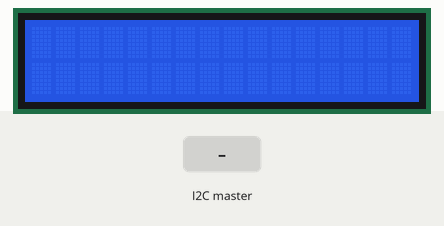
A sketch run on a simulated Arduino Uno, built with avr-gcc and run on an emulated ATmega328P. Parts: 16×2 character LCD. Inputs (shaded band) come from the test bench.

Above: at 1.2 s.
1.3 s: the I2C master sends the byte 1
2.8 s: the I2C master sends the byte 0
4.3 s: the I2C master sends the byte 2
5.8 s: the I2C master sends the byte 90
At 7.0 s:
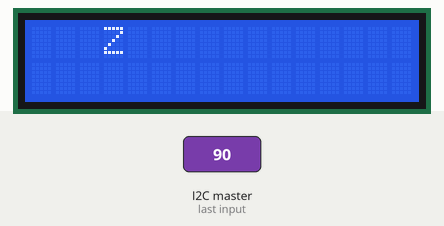
7.3 s: the I2C master sends the byte 200
At 8.3 s:
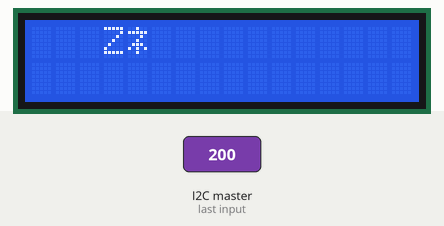
8.8 s: the I2C master sends the byte 1
Timing chart, 0 to 11.3 s (numbered marks = the images above; inputs shaded):
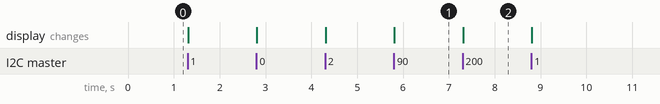

Measured:
- after the input at 5.8 s, the display: changes at once (image 1)
- after the input at 7.3 s, the display: changes at once (image 2)

The sketch:

phase_2_s.ino
```cpp
/*
  Module Name:
    phase_2_s.ino

  Description:
    This program sets up a I2C Bus on a SLAVE board to receive the command from MASTER.
    A LCD panel is attached and the two board are connected through A4 and A5.

  Author:
    Shihao Piao, Ziliang Guo, Tutian Tang

  Rev. 2 22 July 2019
 */

#include <LiquidCrystal.h> // to drive the LCD panel
#include <Wire.h>          // to set up the I2C bus

// initialize the library by associating any needed LCD interface pin
// with the arduino pin number it is connected to
LiquidCrystal lcd(2, 3, 4, 5, 6, 7, 8);
bool to_clear = false; // initialize a flag to decide wether to clear the display

void receiveEvent(int howMany)
{
  // decide whether to clear the display
  if (to_clear)
  {
    lcd.clear();         // clear the lcd display for the next calculation
    lcd.setCursor(0, 0); // set the cursor to top-left
    to_clear = false;    // once cleared, initialize the flag
  }

  // cope with the byte from the I2C Bus one by one
  for (int i = 0; i < howMany; i++)
  {
    char c = Wire.read(); // receive byte as a character
    // '.' is a flag to clear the display
    if ('.' == c)
    {
      to_clear = true; // set up the flag
      break;           // waiting for the master for the next message
    }

    // other wise, print whatever the master sends
    lcd.write(c);

    // if there is an '='
    if ('=' == c)
    {
      lcd.setCursor(0, 1); // set the cursor to the second line
    }
  }
}

void setup()
{
  Serial.begin(9600);           // Start a Serial with 9600 bit rate
  lcd.begin(16, 2);             // initialize the LCD pannel with 16 columns and 2 rows
  Wire.begin(4);                // join i2c bus with address #4
  Wire.onReceive(receiveEvent); // register event
}

void loop()
{
  delay(100); // the board should have a theoretical refresh rate of 10 Hz
}
```
